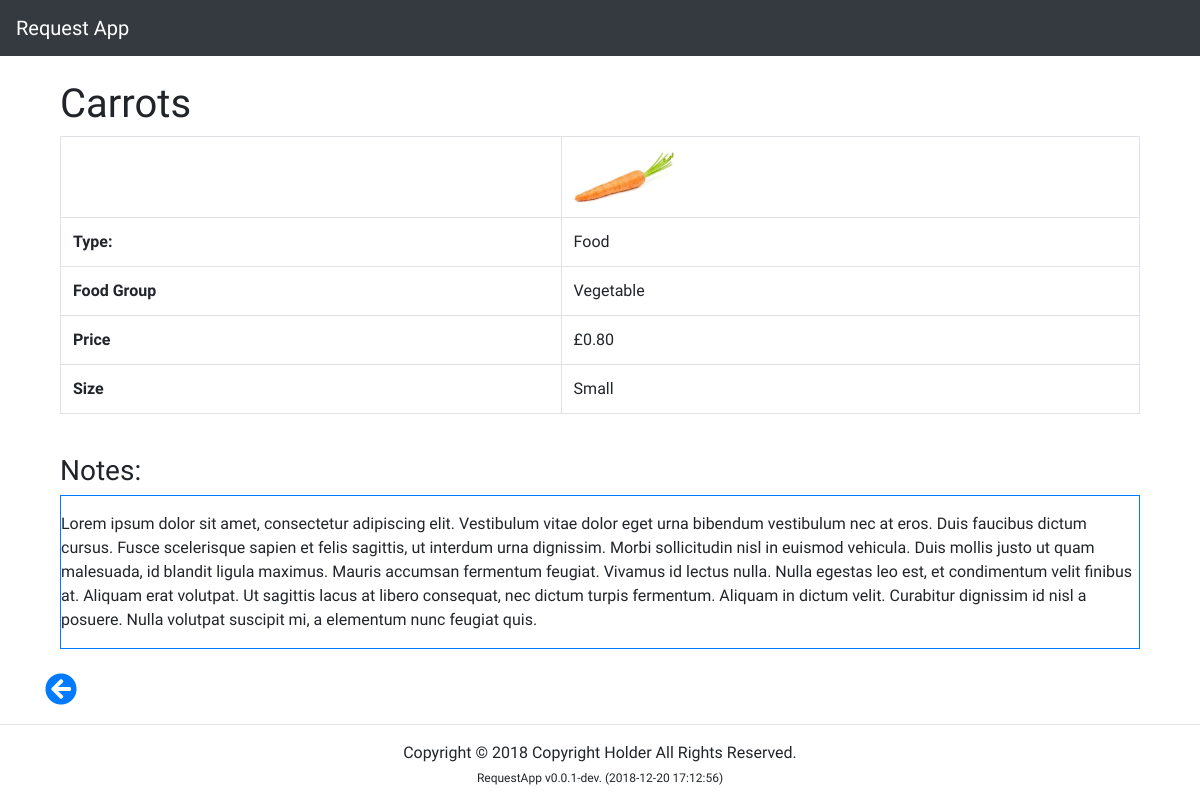
Page /crud/view.php?id=16 on the earlier database version.
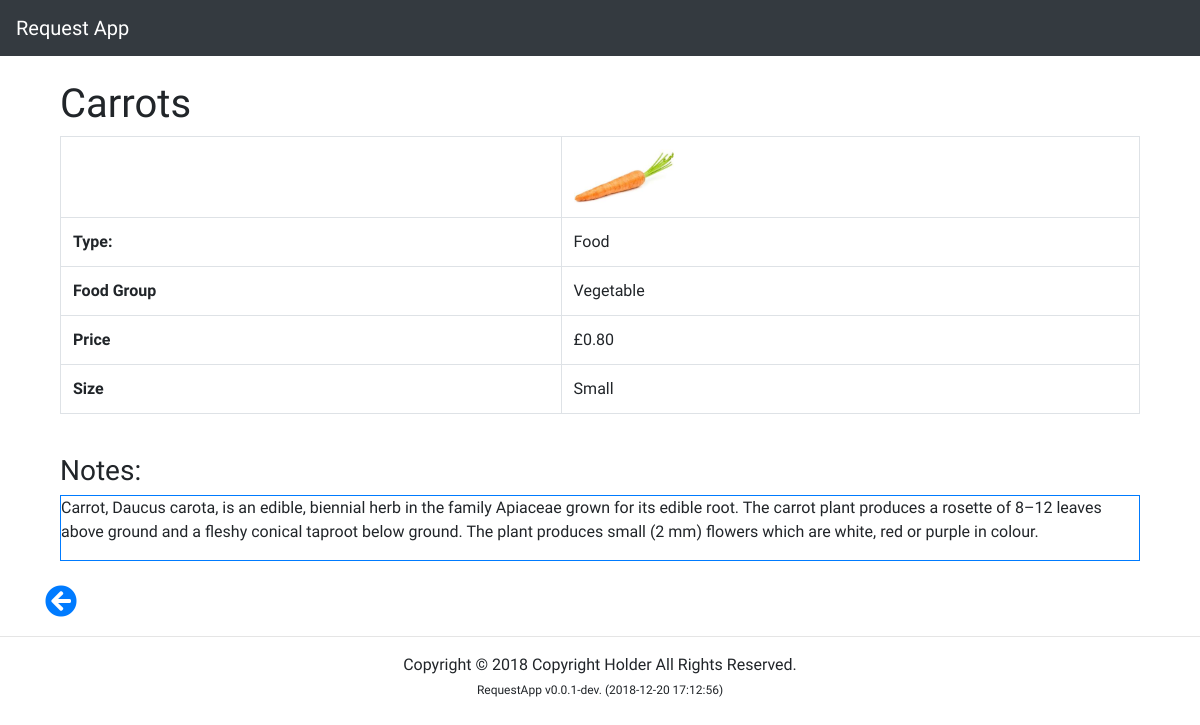
Same page on the later database version.
### tables this page shows
CREATE TABLE `items` (
  `item_id` int(11) NOT NULL COMMENT 'ID of the Item',
  `item_name` varchar(50) DEFAULT NULL COMMENT 'Name of the Item',
  `item_type` varchar(50) DEFAULT NULL COMMENT 'Type of the Item',
  `item_image` varchar(50) DEFAULT NULL COMMENT 'Item Image Path',
  `item_active` tinyint(1) NOT NULL DEFAULT '1' COMMENT 'Wether the item is active or not.',
  `item_notes` text COMMENT 'Item Notes',
  `item_price` decimal(10,2) DEFAULT '0.00' COMMENT 'Item Price',
  `item_schema` int(11) DEFAULT NULL COMMENT 'Item field schema',
  `item_f1` varchar(255) DEFAULT NULL COMMENT 'Field 1',
  `item_f2` varchar(255) DEFAULT NULL COMMENT 'Field 2',
  `item_f3` varchar(255) DEFAULT NULL COMMENT 'Field 3'
);

CREATE TABLE `types` (
  `type_id` int(11) NOT NULL COMMENT 'The ID of the Type',
  `type_name` varchar(50) NOT NULL COMMENT 'The Name of the Type',
  `type_icon` varchar(250) DEFAULT NULL COMMENT 'Icon of the type'
);

CREATE TABLE `field_schema` (
  `schema_id` int(11) NOT NULL COMMENT 'Schema ID',
  `schema_name` varchar(255) DEFAULT NULL COMMENT 'Schema Name',
  `schema_f1` varchar(255) DEFAULT NULL COMMENT 'Field 1',
  `schema_f2` varchar(255) DEFAULT NULL COMMENT 'Field 2',
  `schema_f3` varchar(255) DEFAULT NULL COMMENT 'Field 3'
);

### crud/view.php (the view, shortened to what this page needs)
<?php include_once '../partials/_header.php' ?>
<br>
<div id='bodyContainer' class='container'>
  <?php
    $id = $_GET["id"];
    $activesql = "SELECT * FROM items
    INNER JOIN types ON items.item_type=types.type_id
    INNER JOIN field_schema ON items.item_schema=field_schema.schema_id
    WHERE item_id = $id";
    $result = mysqli_query($link, $activesql);
    $item = mysqli_fetch_array($result);
    $imagePath = $item['item_image'];
    $name = $item['item_name'];
    $type = $item['type_name'];
    $notes = $item['item_notes'];
    $fieldLabel1 = $item['schema_f1'];
    $fieldLabel2 = $item['schema_f2'];
    $fieldLabel3 = $item['schema_f3'];
    $field1 = $item['item_f1'];
    $field2 = $item['item_f2'];
    $field3 = $item['item_f3'];
   ?>
    <div class='col-md-12'>
      <h1><?php echo $name ?></h1>
      <table class='table table-bordered'>
        <tbody>
          <tr>
            <td></td>
            <td>
              <img src="../images/<?php echo $imagePath ?>" width=100px alt="<?php echo $name ?>">
            </td>
          </tr>
          <tr>
            <td><strong>Type:</strong></td>
            <td><?php echo $type ?></td>
          </tr>
          <tr>
            <td><strong><?php echo $fieldLabel1 ?></strong></td>
            <td><?php echo $field1 ?></td>
          </tr>
          <tr>
            <td><strong><?php echo $fieldLabel2 ?></strong></td>
            <td><?php echo $field2 ?></td>
          </tr>
          <tr>
            <td><strong><?php echo $fieldLabel3 ?></strong></td>
            <td><?php echo $field3 ?></td>
          </tr>
        </tbody>
      </table>
      <br>
      <h3>Notes:</h3>
      <div class="border border-primary">
        <?php
        if ($notes == '') {
          echo "<p class='text-center'>There is currently no description.</p>";
        } else {
          echo "<p>" . $notes . "</p>";
        }
        ?>
      </div>
    </div>
    <br>
    <p><a href="index.php"><i class="fas fa-arrow-circle-left fa-2x"></i></a></p></div>
    <?php include '../partials/_footer.php'; ?>

Differences in the rows shown:
changed items "Carrots": item_notes "Lorem ipsum dolor sit amet, consectetur adipiscing elit. Vestibulum vitae dolor eget urna bibendum vestibulum nec at eros. Duis faucibus dictum cursus. Fusce scelerisque sapien et felis sagittis, ut interdum urna dignissim. Morbi sollicitudin nisl in euismod vehicula. Duis mollis justo ut quam malesuada, id blandit ligula maximus. Mauris accumsan fermentum feugiat. Vivamus id lectus nulla. Nulla egestas leo est, et condimentum velit finibus at. Aliquam erat volutpat. Ut sagittis lacus at libero consequat, nec dictum turpis fermentum. Aliquam in dictum velit. Curabitur dignissim id nisl a posuere. Nulla volutpat suscipit mi, a elementum nunc feugiat quis." → "Carrot, Daucus carota, is an edible, biennial herb in the family Apiaceae grown for its edible root. The carrot plant produces a rosette of 8–12 leaves above ground and a fleshy conical taproot below ground. The plant produces small (2 mm) flowers which are white, red or purple in colour."
